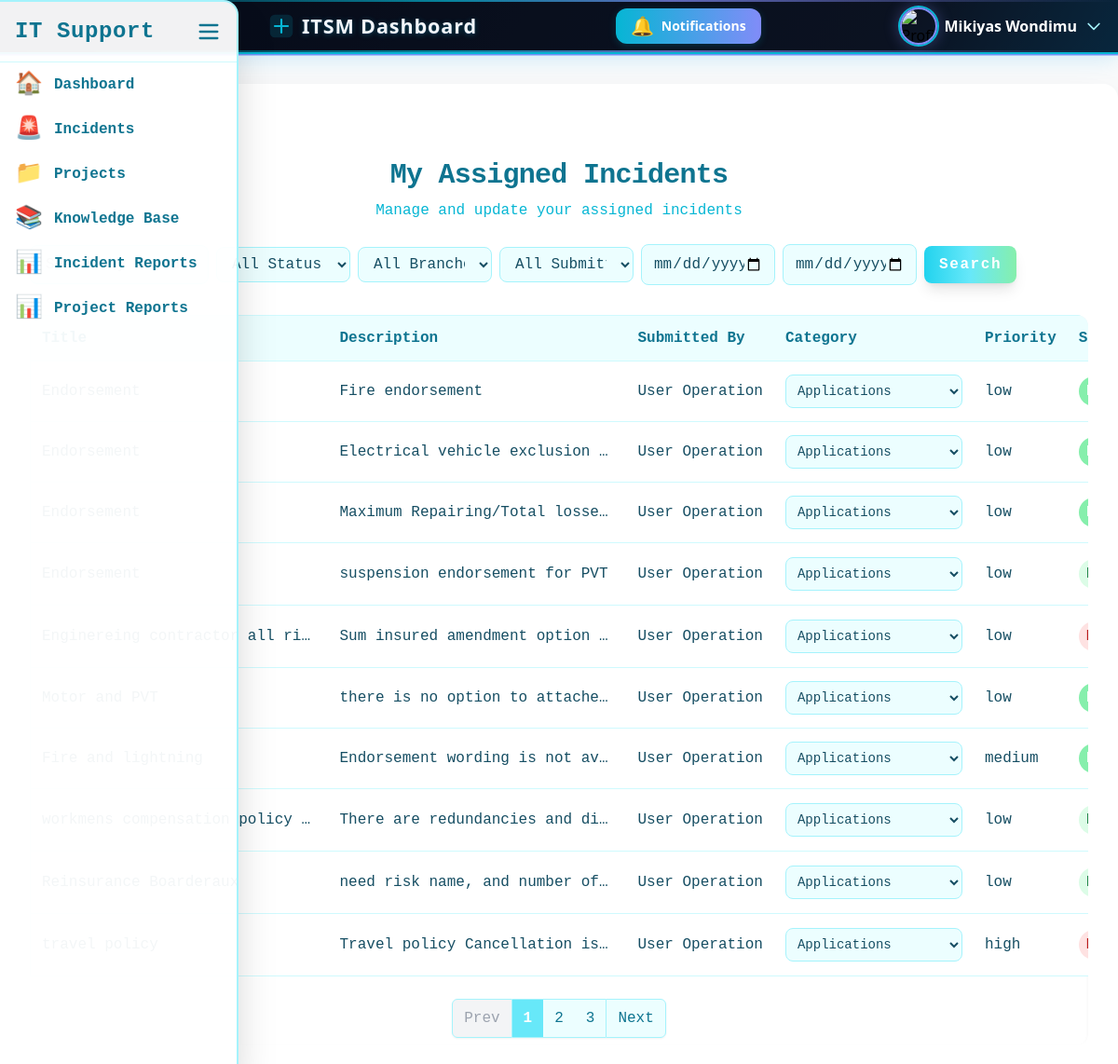
Screenshot of /it_staff/my_incidents.php (signed in) with the database file from the repository.
### tables this page shows
CREATE TABLE `users` (
  `id` int(11) NOT NULL,
  `name` varchar(100) DEFAULT NULL,
  `email` varchar(100) DEFAULT NULL,
  `password` varchar(255) DEFAULT NULL,
  `role` enum('admin','staff','user') NOT NULL,
  `job_position` varchar(255) DEFAULT NULL,
  `created_at` timestamp NOT NULL DEFAULT current_timestamp(),
  `force_password_change` tinyint(1) DEFAULT 1,
  `branch_id` int(11) DEFAULT NULL,
  `profile_picture` varchar(255) DEFAULT NULL,
  `is_active` tinyint(1) NOT NULL DEFAULT 1
);

CREATE TABLE `incidents` (
  `id` int(11) NOT NULL,
  `title` varchar(255) DEFAULT NULL,
  `description` text DEFAULT NULL,
  `status` enum('pending','assigned','not fixed','fixed','rejected','support','reopened','fixed_confirmed') DEFAULT 'pending',
  `priority` enum('low','medium','high') DEFAULT 'medium',
  `assigned_to` int(11) DEFAULT NULL,
  `submitted_by` int(11) DEFAULT NULL,
  `created_at` timestamp NOT NULL DEFAULT current_timestamp(),
  `branch_id` int(11) DEFAULT NULL,
  `assigned_date` datetime DEFAULT NULL,
  `fixed_date` datetime DEFAULT NULL,
  `category_id` int(11) DEFAULT NULL,
  `saved_amount` decimal(10,2) DEFAULT NULL,
  `remark` text DEFAULT NULL,
  `rejected_by` int(11) DEFAULT NULL,
  `rejection_reason` text DEFAULT NULL,
  `rejected_at` datetime DEFAULT NULL
);

CREATE TABLE `kb_categories` (
  `id` int(11) NOT NULL,
  `name` varchar(100) NOT NULL,
  `created_at` timestamp NOT NULL DEFAULT current_timestamp()
);

### it_staff/my_incidents.php (the view, shortened to what this page needs)
<?php
require '../config/db.php';
$staff_id = $_SESSION['user_id'];
            $where = ["i.assigned_to = ?"];
            $params = [$staff_id];
            $whereSql = count($where) ? 'WHERE ' . implode(' AND ', $where) : '';
            $perPage = 10;
            $totalStmt = $pdo->prepare(
                "SELECT COUNT(*) FROM incidents i $whereSql"
            );
            $totalStmt->execute($params);
            $totalIncidents = (int)$totalStmt->fetchColumn();
            $totalPages = max(1, ceil($totalIncidents / $perPage));
            $page = isset($_GET['page']) && is_numeric($_GET['page']) && $_GET['page'] > 0 ? (int)$_GET['page'] : 1;
            $offset = ($page - 1) * $perPage;
            $limit = (int)$perPage;
            $offsetInt = (int)$offset;
            $sql = "SELECT i.*, u.name AS submitted_by_name, c.name AS name
                 FROM incidents i
                 LEFT JOIN users u ON i.submitted_by = u.id
                 LEFT JOIN kb_categories c ON i.category_id = c.id
                 $whereSql
                 ORDER BY i.created_at DESC
                 LIMIT $limit OFFSET $offsetInt";
            $stmt = $pdo->prepare($sql);
            $stmt->execute($params);
            $incidents = $stmt->fetchAll();
?>
<!DOCTYPE html>
<html>
<head>
    <script src="https://cdn.tailwindcss.com"></script>
</head>
<body class="bg-gray-50">
<?php include '../includes/sidebar.php'; ?>
<?php include '../header.php'; ?>
<div class="max-w-7xl ms-auto bg-white bg-opacity-95 rounded-2xl shadow-2xl px-8 py-10 pt-20 fade-in tech-border glow mt-8">
    <h2 class="text-3xl font-extrabold text-center text-cyan-700 mb-2 tracking-tight font-mono">My Assigned Incidents</h2>
    <p class="text-center text-cyan-500 mb-6 font-mono">Manage and update your assigned incidents</p>
    <div class="flex flex-col md:flex-row justify-between items-center mb-8 gap-4">
        <form method="get" class="flex flex-col md:flex-row items-center gap-2 w-full md:w-auto">
            <select name="statuss" class="px-3 py-2 rounded-lg border border-cyan-200 bg-cyan-50 text-cyan-900 font-mono w-full md:w-36">
            <option value="">All Status</option>
            </select>
            <select name="branch_id" class="px-3 py-2 rounded-lg border border-cyan-200 bg-cyan-50 text-cyan-900 font-mono w-full md:w-36">
            <option value="">All Branches</option>
            </select>
            <select name="submitted_by" class="px-3 py-2 rounded-lg border border-cyan-200 bg-cyan-50 text-cyan-900 font-mono w-full md:w-36">
            <option value="">All Submitters</option>
            </select>
            <input type="date" name="date_from" value="<?= isset($_GET['date_from']) ? htmlspecialchars($_GET['date_from']) : '' ?>"
            class="px-3 py-2 rounded-lg border border-cyan-200 bg-cyan-50 text-cyan-900 font-mono w-full md:w-36" placeholder="From" />
            <input type="date" name="date_to" value="<?= isset($_GET['date_to']) ? htmlspecialchars($_GET['date_to']) : '' ?>"
            class="px-3 py-2 rounded-lg border border-cyan-200 bg-cyan-50 text-cyan-900 font-mono w-full md:w-36" placeholder="To" />
            <button type="submit" class="px-4 py-2 bg-gradient-to-r from-cyan-400 via-cyan-300 to-green-300 hover:from-green-300 hover:to-cyan-400 text-white font-bold rounded-lg shadow-lg transform hover:scale-105 transition duration-300 font-mono tracking-widest">
            Search
            </button>
        </form>
    </div>
    <div class="overflow-x-auto rounded-xl shadow-inner">
        <?php if (count($incidents) === 0): ?>
            <p class="text-center text-cyan-600 font-mono py-8">No incidents assigned to you currently.</p>
        <?php else: ?>
            <div class="w-full overflow-x-auto">
                <table class="min-w-[900px] w-full border border-cyan-100 bg-white bg-opacity-90 font-mono text-cyan-900">
                    <thead>
                        <tr class="bg-cyan-50 text-cyan-700 text-left">
                            <th class="p-3 font-bold whitespace-nowrap">Title</th>
                            <th class="p-3 font-bold whitespace-nowrap">Description</th>
                            <th class="p-3 font-bold whitespace-nowrap">Submitted By</th>
                            <th class="p-3 font-bold whitespace-nowrap">Category</th>
                            <th class="p-3 font-bold whitespace-nowrap">Priority</th>
                            <th class="p-3 font-bold whitespace-nowrap">Status</th>
                        </tr>
                    </thead>
                    <tbody>
                        <?php foreach ($incidents as $incident): ?>
                            <tr class="border-t border-cyan-100 hover:bg-cyan-50 transition cursor-pointer"
                                onclick="window.location.href='incident_view.php?id=<?= $incident['id'] ?>'">
                                <td class="p-3 max-w-xs truncate" title="<?= htmlspecialchars($incident['title']) ?>">
                                    <?= htmlspecialchars($incident['title']) ?>
                                </td>
                                <td class="p-3 max-w-xs truncate" title="<?= htmlspecialchars($incident['description']) ?>">
                                    <?= htmlspecialchars($incident['description']) ?>
                                </td>
                                <td class="p-3 whitespace-nowrap"><?= htmlspecialchars($incident['submitted_by_name']) ?></td>
                                <td class="p-3 whitespace-nowrap"
                                    onclick="event.stopPropagation();">
                                    <form method="POST" action="change_category.php" class="flex flex-col md:flex-row items-center gap-1">
                                        <select name="category_id" class="border p-2 text-sm rounded-lg font-mono bg-cyan-50 border-cyan-200 focus:ring-2 focus:ring-cyan-300 transition"
                                            onchange="this.form.submit()">
                                            <?php
                                            $catStmt = $pdo->query("SELECT id, name FROM kb_categories ORDER BY name ASC");
                                            $categories = $catStmt->fetchAll(PDO::FETCH_ASSOC);
                                            foreach ($categories as $cat):
                                            ?>
                                                <option value="<?= $cat['id'] ?>" <?= $incident['category_id'] == $cat['id'] ? 'selected' : '' ?>>
                                                    <?= htmlspecialchars($cat['name']) ?>
                                                </option>
                                            <?php endforeach; ?>
                                        </select>
                                    </form>
                                </td>
                                <td class="p-3 whitespace-nowrap"><?= htmlspecialchars($incident['priority']) ?></td>
                                <td class="p-3 capitalize whitespace-nowrap">
                                    <?php
                                if ($incident['status'] === 'fixed') {
                                    echo '<span class="inline-block px-2 py-1 rounded-full bg-green-100 text-green-700 font-semibold">Fixed</span>';
                                } elseif ($incident['status'] === 'fixed_confirmed') {
                                    echo '<span class="inline-block px-2 py-1 rounded-full bg-green-300 text-white font-semibold">Fixed Confirmed</span>';
                                } elseif ($incident['status'] === 'pending') {
                                    echo '<span class="inline-block px-2 py-1 rounded-full bg-red-100 text-red-700 font-semibold animate-pulse">Pending</span>';
                                } elseif ($incident['status'] === 'not fixed') {
                                    echo '<span class="inline-block px-2 py-1 rounded-full bg-orange-500 text-white font-semibold">Unfixed</span>';
                                } elseif ($incident['status'] === 'assigned') {
                                    echo '<span class="inline-block px-2 py-1 rounded-full bg-yellow-200 text-gray-500 font-semibold">Assigned</span>';
                                } elseif ($incident['status'] === 'rejected') {
                                    echo '<span class="inline-block px-2 py-1 rounded-full bg-gray-200 text-gray-500 font-semibold">Rejected</span>';
                                } else {
                                    echo '<span class="inline-block px-2 py-1 rounded-full bg-yellow-100 text-yellow-700 font-semibold">' . htmlspecialchars($incident['status']) . '</span>';
                                }
                                ?>
                                </td>
                            </tr>
                        <?php endforeach; ?>
                    </tbody>
                </table>
            </div>
            <?php
            if ($totalPages > 1): ?>
                <div class="flex justify-center mt-6 mb-2">
                    <nav class="inline-flex rounded-md shadow-sm" aria-label="Pagination">
                        <?php if ($page > 1): ?>
                            <a href="?<?= http_build_query(array_merge($_GET, ['page' => $page - 1])) ?>"
                               class="px-3 py-2 border border-cyan-200 bg-cyan-50 text-cyan-700 hover:bg-cyan-100 rounded-l-md font-mono">Prev</a>
                        <?php else: ?>
                            <span class="px-3 py-2 border border-cyan-200 bg-gray-100 text-gray-400 rounded-l-md font-mono cursor-not-allowed">Prev</span>
                        <?php endif; ?>
                        <?php for ($i = 1; $i <= $totalPages; $i++): ?>
                            <a href="?<?= http_build_query(array_merge($_GET, ['page' => $i])) ?>"
                               class="px-3 py-2 border-t border-b border-cyan-200 <?= $i === $page ? 'bg-cyan-300 text-white font-bold' : 'bg-cyan-50 text-cyan-700 hover:bg-cyan-100' ?> font-mono"><?= $i ?></a>
                        <?php endfor; ?>
                        <?php if ($page < $totalPages): ?>
                            <a href="?<?= http_build_query(array_merge($_GET, ['page' => $page + 1])) ?>"
                               class="px-3 py-2 border border-cyan-200 bg-cyan-50 text-cyan-700 hover:bg-cyan-100 rounded-r-md font-mono">Next</a>
                        <?php else: ?>
                            <span class="px-3 py-2 border border-cyan-200 bg-gray-100 text-gray-400 rounded-r-md font-mono cursor-not-allowed">Next</span>
                        <?php endif; ?>
                    </nav>
                </div>
            <?php endif; ?>
        <?php endif; ?>
    </div>
</div>
</body>
</html>

### header.php (shortened to what this page needs)
<?php
include 'config/db.php';
$user_id = $_SESSION['user_id'];
$stmt = $pdo->prepare("SELECT * FROM users WHERE id = ?");
$stmt->execute([$user_id]);
$user = $stmt->fetch(PDO::FETCH_ASSOC);
if (isset($user['profile_picture']) && !empty($user['profile_picture'])) {
  $user['profile_image'] = '../uploads/' . $user['profile_picture'];
} else {
  $user['profile_image'] = '../uploads/default_avatar.png';
}
?>
<header id="header" class="header-animated-bg shadow-md px-4 pl-72 flex justify-between items-center relative overflow-visible" style="min-height:54px;height:58px;">
  <h1 class="header-title">
    <svg width="28" height="28" fill="none" viewBox="0 0 32 32">
      <rect x="2" y="2" width="28" height="28" rx="6" fill="#06b6d4" opacity="0.15"/>
      <path d="M8 16h16M16 8v16" stroke="#06b6d4" stroke-width="2.5" stroke-linecap="round"/>
    </svg>
    ITSM Dashboard
  </h1>
  <div class="relative inline-block text-left">
    <button id="notifBtn" class="relative flex items-center gap-2 px-4 py-1 text-sm tech-btn shadow-lg focus:outline-none transition-all duration-300" style="min-height:36px;height:38px;">
      <span id="notifBell" class="text-xl notif-pulse transition-transform duration-300">🔔</span>
      <span class="hidden md:inline">Notifications</span>
    </button>
  </div>
  <div class="relative inline-block text-left">
    <button id="profileDropdownBtn" class="flex items-center gap-2 focus:outline-none group">
      <img src="<?= $user['profile_image'] ?>" alt="Profile" class="w-10 h-10 rounded-full object-cover profile-glow transition-all duration-300">
      <span class="md:inline text-white text-base font-semibold group-hover:text-cyan-200 transition-colors"><?= htmlspecialchars($user['name'] ?? 'Profile') ?></span>
      <svg class="w-5 h-5 text-cyan-200 group-hover:text-cyan-400 transition-colors" fill="none" stroke="currentColor" viewBox="0 0 24 24">
        <path stroke-linecap="round" stroke-linejoin="round" stroke-width="2" d="M19 9l-7 7-7-7" />
      </svg>
    </button>
  </div>
</header>

### header.php (style rules this page uses)
.header-animated-bg { background: rgba(30, 41, 59, 0.82); background-image: linear-gradient(120deg, #0f172a 0%, #1e293b 40%, #06b6d4 70%, #818cf8 100%); background-blend-mode: overlay; background-size: 200% 200%; animation: gradientMove 8s linear infinite; border-bottom: 2px solid #06b6d4; box-shadow: 0 4px 24px 0 #0ea5e933, 0 1.5px 0 #818cf8; position: relative; overflow: visible; backdrop-filter: blur(16px) saturate(180%); -webkit-backdrop-filter: blur(16px) saturate(180%); min-height: 54px; height: 58px; padding-top: 0.25rem !important; padding-bottom: 0.25rem !important; }
.header-animated-bg::before, .header-animated-bg::after { content: ''; position: absolute; left: 0; right: 0; height: 2px; background: linear-gradient(90deg, transparent, #06b6d4 40%, #818cf8 60%, transparent); opacity: 0.7; pointer-events: none; z-index: 1; }
.header-animated-bg::before { top: 0; }
.header-animated-bg::after { bottom: 0; }
.profile-glow { box-shadow: 0 0 0 2px #06b6d4, 0 0 16px 2px #818cf855; transition: box-shadow 0.3s, border-color 0.3s; border: 2.5px solid #818cf8; }
.notif-pulse { animation: notifPulse 1.2s cubic-bezier(.4,0,.2,1) infinite; }
.tech-btn { background: linear-gradient(90deg, #06b6d4 0%, #818cf8 100%); color: #fff; font-weight: 600; border-radius: 0.75rem; box-shadow: 0 2px 8px #06b6d433; transition: background 0.3s, box-shadow 0.3s; padding-top: 0.25rem; padding-bottom: 0.25rem; min-height: 36px; height: 38px; }
.header-title { font-family: 'Segoe UI', Arial, sans-serif; font-size: 1.35rem; font-weight: 700; letter-spacing: 0.04em; color: #f1f5f9; text-shadow: 0 1px 6px #06b6d455, 0 1px 0 #818cf822; display: flex; align-items: center; gap: 0.5rem; animation: none; line-height: 1.1; }

### rows the page displays
users: name "Mikiyas Wondimu"
incidents: description "Fire endorsement", submitted_by.name "User Operation", category_id "Applications", priority "low"
incidents: description "Electrical vehicle exclusion…", submitted_by.name "User Operation", category_id "Applications", priority "low"
incidents: description "Maximum Repairing/Total losse…", submitted_by.name "User Operation", category_id "Applications", priority "low"
incidents: description "suspension endorsement for PVT", submitted_by.name "User Operation", category_id "Applications", priority "low"
incidents: title "Enginereing contractor all ri…", description "Sum insured amendment option…", submitted_by.name "User Operation", category_id "Applications", priority "low"
incidents: description "there is no option to attache…", submitted_by.name "User Operation", category_id "Applications", priority "low"
incidents: description "Endorsement wording is not av…", submitted_by.name "User Operation", category_id "Applications", priority "medium"
incidents: title "workmens compensation policy…", description "There are redundancies and di…", submitted_by.name "User Operation", category_id "Applications", priority "low"
incidents: description "need risk name, and number of…", submitted_by.name "User Operation", category_id "Applications", priority "low"
incidents: description "Travel policy Cancellation is…", submitted_by.name "User Operation", category_id "Applications", priority "high"
